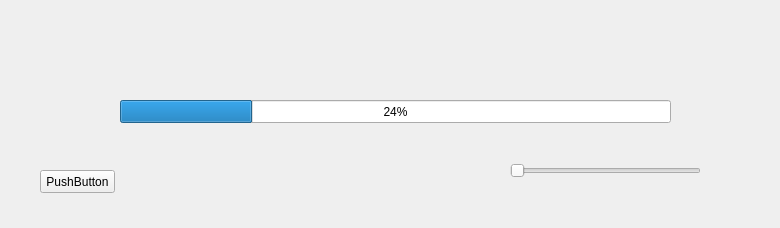
<?xml version="1.0" encoding="UTF-8"?>
<ui version="4.0">
 <class>Form</class>
 <widget class="QWidget" name="Form">
  <property name="geometry">
   <rect>
    <x>0</x>
    <y>0</y>
    <width>780</width>
    <height>228</height>
   </rect>
  </property>
  <property name="windowTitle">
   <string>Form</string>
  </property>
  <widget class="QPushButton" name="pushButton">
   <property name="geometry">
    <rect>
     <x>40</x>
     <y>170</y>
     <width>75</width>
     <height>23</height>
    </rect>
   </property>
   <property name="text">
    <string>PushButton</string>
   </property>
  </widget>
  <widget class="QSlider" name="horizontalSlider">
   <property name="geometry">
    <rect>
     <x>510</x>
     <y>160</y>
     <width>191</width>
     <height>21</height>
    </rect>
   </property>
   <property name="orientation">
    <enum>Qt::Horizontal</enum>
   </property>
  </widget>
  <widget class="QProgressBar" name="progressBar">
   <property name="geometry">
    <rect>
     <x>120</x>
     <y>100</y>
     <width>551</width>
     <height>23</height>
    </rect>
   </property>
   <property name="value">
    <number>24</number>
   </property>
  </widget>
 </widget>
 <resources/>
 <connections/>
</ui>
